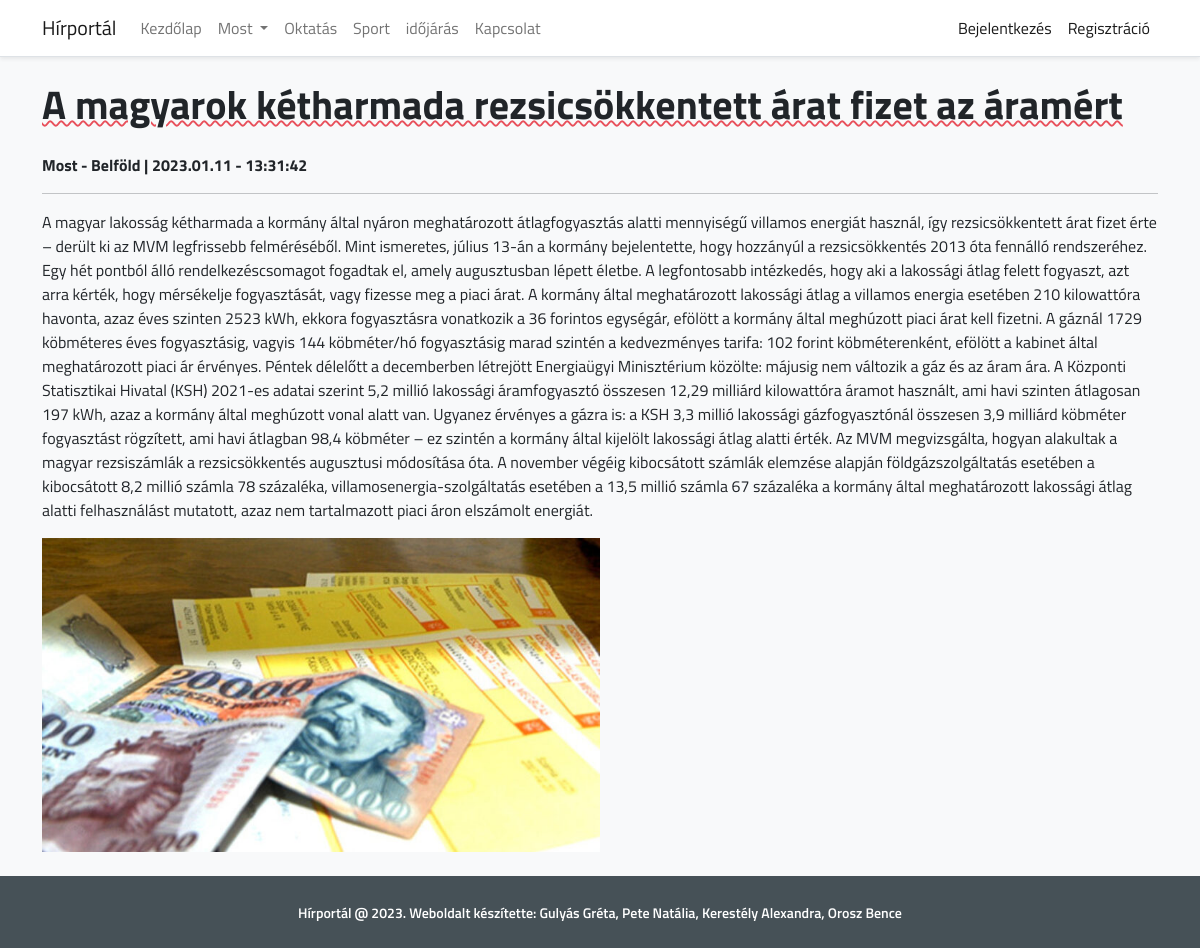
The app's page /news/76/show with its own data.
### tables this page shows
CREATE TABLE `news` (
  `id` int(11) NOT NULL,
  `title` varchar(255) NOT NULL,
  `type` int(11) NOT NULL,
  `description` text NOT NULL,
  `image` varchar(255) NOT NULL,
  `created_at` datetime NOT NULL
);

CREATE TABLE `news_types` (
  `id` int(11) NOT NULL,
  `name` varchar(25) NOT NULL
);

### index.php (called while the page is built, shortened)
<?php
require_once('Route.php');
$route = new Route();
$route->add("/", "home.php",'Kezdőlap');
$route->add("/most/belfold", "belfold.php",'Belföld');
$route->add("/most/kulfold", "kulfold.php",'Külföld');
$route->add("/oktatas", "oktatas.php",'Oktatás');
$route->add("/sport", "sport.php",'Sport');
$route->add("/idojaras", "idojaras.php",'Időjárás');
$route->add("/kapcsolat", "kapcsolat.php",'Kapcsolat');
$route->add("/news", "news/index.php",'Legfrissebb hírek');
$route->add("/news/create", "news/create.php",'Új hír létrehozása');
$route->add("/news/{id}/show", "news/show.php",'Hír megtekintése');

### libs/User.php (called while the page is built, shortened)
<?php
class User
{
    public static function isLogged(){
        return false;
    }
}

### libs/News.php (called while the page is built, shortened)
<?php
class News
{
    public static $table = "news";
    public static function getNews($id){
        $sql = "SELECT * FROM ".News::$table." WHERE id = ? LIMIT 1";
        if($stmt = mysqli_prepare($GLOBALS['connection'], $sql)){
            mysqli_stmt_bind_param($stmt, "i", $id);
            if(mysqli_stmt_execute($stmt)){
                $array = [];
                mysqli_stmt_store_result($stmt);
                mysqli_stmt_bind_result($stmt, $id, $title, $type,$description, $image, $created_at);
                while (mysqli_stmt_fetch($stmt)) {
                    $array['id'] = $id;
                    $array['title'] = $title;
                    $array['type'] = $type;
                    $array['description'] = $description;
                    $array['image'] = $image;
                    $array['created_at'] = $created_at;
                    return $array;
                }
            }
            else return null;
        }
        else return null;
    }
    public static function getType($id){
        $sql = "SELECT * FROM news_types WHERE id=? LIMIT 1";
        if($stmt = mysqli_prepare($GLOBALS['connection'], $sql)){
            mysqli_stmt_bind_param($stmt, "i", $id);
            if(mysqli_stmt_execute($stmt)){
                $array = [];
                mysqli_stmt_store_result($stmt);
                mysqli_stmt_bind_result($stmt, $id, $name);
                while (mysqli_stmt_fetch($stmt)) {
                    $array['id'] = $id;
                    $array['name'] = $name;
                }
                return $array;
            }
            else return null;
        }
    }
}

### pages/news/show.php (the view, shortened to what this page needs)
<?php
require_once ('libs/News.php');
$param_id = is_numeric($params['id']) ? $params['id'] : 0;
$news = News::getNews($param_id);
$type = News::getType($news['type']);
?>
<div class="container py-4">
    <h1 class="mb-4 fw-bold"><?php echo $news['title'] ?></h1>
    <p>
        <b><?php echo $type['name']?> | <?php $date=date_create($news['created_at']);
                echo date_format($date,"Y.m.d - H:i:s"); ?></b>
    </p>
    <hr>
    <p><?php echo $news['description'] ?></p>
    <img class="w-50" src="<?php echo BASE_URL.'/public/images/news/'.$news['image']?>"></img>
</div>

### pages/layouts/app.php (shortened to what this page needs)
<?php
    require PATH . '/libs/User.php';
    $links = [
        [
            'link' => '/',
            'type' => 'simple',
            'name' => 'Kezdőlap'
        ],
        [
            'link' => '/most',
            'type' => 'submenu',
            'name' => 'Most',
            'items' => [
                [
                    'link' => '/most/belfold',
                    'name' => 'Belföld'
                ],
                [
                    'link' => '/most/kulfold',
                    'name' => 'Külföld'
                ],
            ]
        ],
        [
            'link' => '/oktatas',
            'type' => 'simple',
            'name' => 'Oktatás'
        ],
        [
            'link' => '/sport',
            'type' => 'simple',
            'name' => 'Sport'
        ],
        [
            'link' => '/idojaras',
            'type' => 'simple',
            'name' => 'időjárás'
        ],
        [
            'link' => '/kapcsolat',
            'type' => 'simple',
            'name' => 'Kapcsolat'
        ],
    ];
?>
<!DOCTYPE html>
<html lang="en">
<head>
    <link href="https://cdnjs.cloudflare.com/ajax/libs/font-awesome/4.4.0/css/font-awesome.min.css" rel='stylesheet' type='text/css'>
    <link href="https://cdn.jsdelivr.net/npm/bootstrap@5.2.0-beta1/dist/css/bootstrap.min.css" rel="stylesheet">
    <link rel="stylesheet" href="<?php echo BASE_URL.'/public/css/app.css'?>">
    <link rel="stylesheet" href="https://cdnjs.cloudflare.com/ajax/libs/font-awesome/6.1.1/css/all.min.css">
</head>
<body id="app-layout">
    <nav class="navbar navbar-expand-lg bg-white border-bottom shadow-sm">
        <div class="container">
            <a class="navbar-brand" href="<?php echo BASE_URL?>">
                <?php echo APP_NAME ?>
            </a>
            <div class="collapse navbar-collapse" id="navbarSupportedContent">
                <ul class="main-nav navbar-nav me-auto mb-2 mb-lg-0">
                    <?php foreach ($links as $item): ?>
                        <?php if($item['type'] == 'simple'):?>
                            <li class="nav-item">
                                <a class="nav-link <?php ob_start(); echo (Route::currentRoute() == Route::getRoute($item['link'])) ? 'active' : ''?>" href="<?php echo Route::getRoute($item['link'])?>"><?php echo $item['name']?></a>
                            </li>
                        <?php else:?>
                            <li class="nav-item dropdown">
                                <a class="nav-link dropdown-toggle" href="#" id="navbarDropdown" role="button" data-bs-toggle="dropdown" aria-expanded="false">
                                    <?php echo $item['name']?>
                                </a>
                            </li>
                        <?php endif;?>
                    <?php endforeach;?>
                </ul>
                <ul class="navbar-nav ms-auto">
                    <?php if(User::isLogged()): ?>
                        <li class="nav-item dropdown">
                            <a class="nav-link dropdown-toggle" href="#" id="navbarDropdown" role="button" data-bs-toggle="dropdown" aria-expanded="false">
                                <?php echo User::me()['first_name'] .' '. User::me()['last_name']?>
                            </a>
                            <ul class="dropdown-menu">
                                <li><a class="dropdown-item" href="<?php echo Route::getRoute('/profile/'.User::me()['id']) ?>">Profil megtekintése</a></li>
                                <li><a class="dropdown-item" href="<?php echo Route::getRoute('/logout') ?>">Kijelentkezés</a></li>
                            </ul>
                        </li>
                    <?php else: ?>
                        <li class="nav-item">
                            <a class="nav-link active" aria-current="page" href="<?php echo Route::getRoute('/login') ?>">Bejelentkezés</a>
                        </li>
                        <li class="nav-item">
                            <a class="nav-link active" aria-current="page" href="<?php echo Route::getRoute('/register') ?>">Regisztráció</a>
                        </li>
                    <?php endif; ?>
                </ul>
            </div>
        </div>
    </nav>
    <main class="bg-light">
        <?php include($childView); ?>
    </main>
    <footer class="py-4">
        <div class="container">
            <p class="text-center m-0">
                <small class="text-white fw-semibold">Hírportál @ <?php echo date("Y"); ?>. Weboldalt készítette: Gulyás Gréta, Pete Natália, Kerestély Alexandra, Orosz Bence</small>
            </p>
        </div>
    </footer>
</body>
</html>

### public/css/app.css (style rules this page uses)
footer { background-color: #465157!important; }
h1 { text-decoration: #e8505b; text-decoration-style: wavy; text-decoration-line: underline; text-decoration-thickness: 2px; }

### pages/layouts/app.php (style rules this page uses)
body { font-family: 'Titillium Web'; }

### records on screen
news: title "A magyarok kétharmada rezsicsökkentett árat fizet az áramért", created_at "2023.01.11 - 13:31:42", description "A magyar lakosság kétharmada a kormány által nyáron meghatározott átlagfogyasztás alatti mennyiségű villamos energiát használ, így rezsicsökkentett árat fizet érte – derült ki az MVM legfrissebb felméréséből. Mint ismeretes, július 13-án a kormány bejelentette, hogy hozzányúl a rezsicsökkentés 2013 óta fennálló rendszeréhez. Egy hét pontból álló rendelkezéscsomagot fogadtak el, amely augusztusban lépett életbe. A legfontosabb intézkedés, hogy aki a lakossági átlag felett fogyaszt, azt arra kérték, hogy mérsékelje fogyasztását, vagy fizesse meg a piaci árat. A kormány által meghatározott lakossági átlag a villamos energia esetében 210 kilowattóra havonta, azaz éves szinten 2523 kWh, ekkora…", image (picture)
news_types: name "Most - Belföld"

### other values on screen
APP_NAME "Hírportál"
$item['name'] "Kezdőlap"
$item['name'] "Most"
$item['name'] "Oktatás"
$item['name'] "Sport"
$item['name'] "időjárás"
$item['name'] "Kapcsolat"
